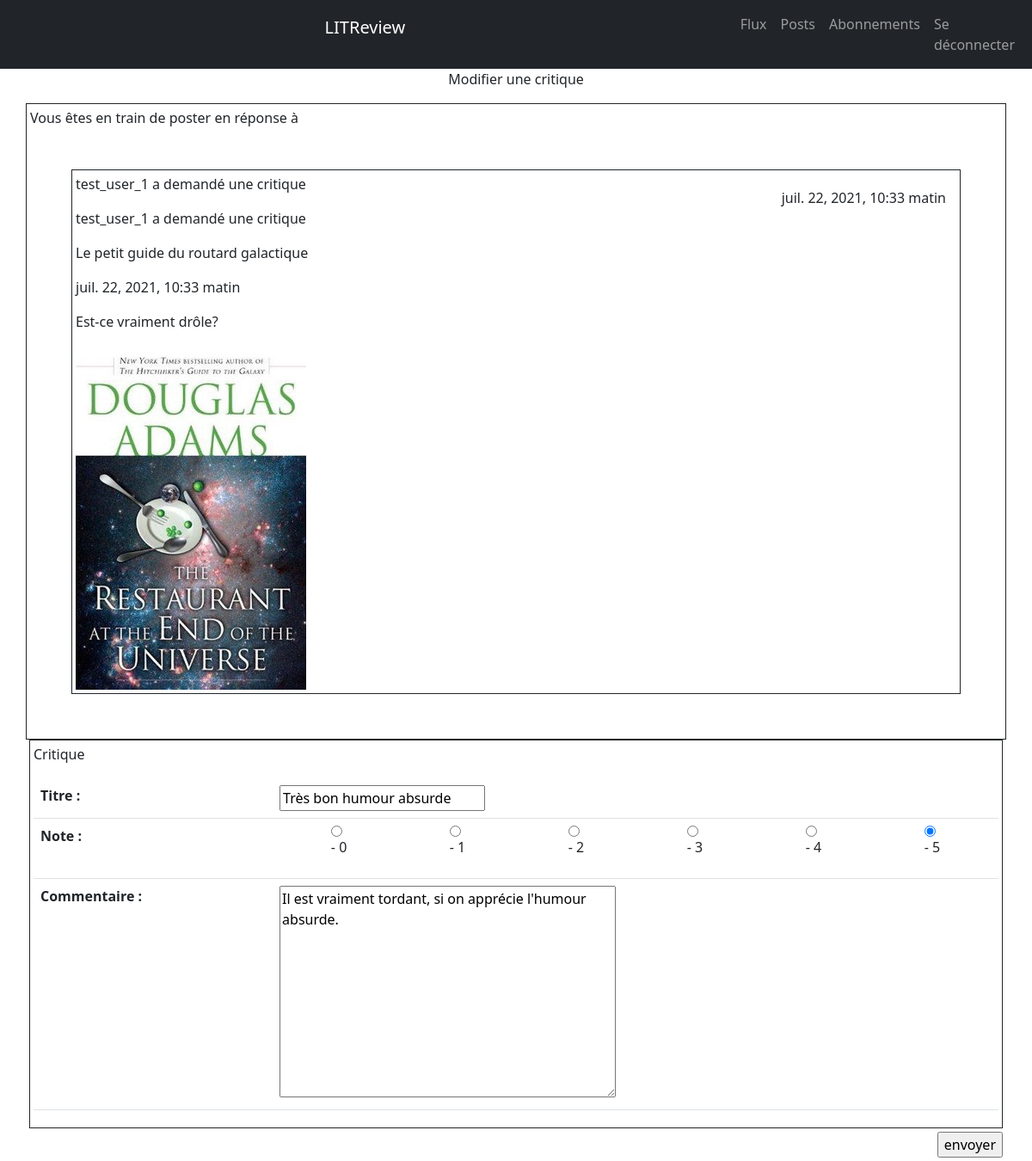
Page /review/review-edit/5 (signed in) on the committed database.
### Review/models.py (models this page shows)
class Ticket(models.Model):
    title = models.CharField(max_length=128)
    description = models.TextField(max_length=2048, blank=True)
    user = models.ForeignKey(to=settings.AUTH_USER_MODEL, on_delete=models.CASCADE)
    image = models.ImageField(null=True, blank=True)
    time_created = models.DateTimeField(auto_now_add=True)

class Review(models.Model):
    ticket = models.OneToOneField(to=Ticket, on_delete=models.CASCADE)
    rating = models.PositiveSmallIntegerField(
        validators=[MinValueValidator(0), MaxValueValidator(5)],)
    headline = models.CharField(max_length=128)
    body = models.TextField(max_length=8192, blank=True)
    user = models.ForeignKey(
        to=settings.AUTH_USER_MODEL, on_delete=models.CASCADE)
    time_created = models.DateTimeField(auto_now_add=True)

### Review/views.py (the view)
# urls.py: path('review-edit/<int:pk>', views.ReviewUpdate.as_view(), name='edit-review'),
class ReviewUpdate(LoginRequiredMixin, UpdateView):
    model = Review
    form_class = ReviewForm
    template_name = "Review/review_edit.html"
    success_url = reverse_lazy("feed")
    def get(self, request, *args, **kwargs):
        self.object = self.get_object()
        if self.object.user == request.user:
            return super().get(request, *args, **kwargs)
        else:
            return HttpResponse("Vous ne pouvez pas modifier une critique que vous n'avez pas créée.", status=401)
    def get_context_data(self, **kwargs):
        context = super().get_context_data(**kwargs)
        context["ticket"] = get_object_or_404(Ticket, pk=self.kwargs["pk"])
        return context

### Review/forms.py
class ReviewForm(forms.ModelForm):
    class Meta:
        model = Review
        fields = ["headline", "rating", "body"]
        labels = {"headline": "Titre",
                  "rating": "Note",
                  "body": "Commentaire"}
        widgets = {"rating": RadioSelect(choices=[(0, "- 0"),
                                                  (1, "- 1"),
                                                  (2, "- 2"),
                                                  (3, "- 3"),
                                                  (4, "- 4"),
                                                  (5, "- 5")],
                                         attrs={"class": "list-unstyled d-flex flex-row justify-content-around"})}

### Review/templates/Review/review_edit.html
{% extends 'base_generic.html' %}
{% block content %}
    <div class="container-fluid d-flex flex-column align-items-center">
        <p>Modifier une critique</p>
    {% include './review_form.html' with ticket=review.ticket %}
    </div>
{% endblock %}

### Review/templates/Review/review_form.html (shortened to what this page needs)
{% if ticket %}
    <div class="container border border-dark p-1 mx-3">
        <p>Vous êtes en train de poster en réponse à</p>
        <div class="border border-dark m-5 p-1">
                <div class="container">
                    <p class="mt-3 float-end">{{ ticket.time_created }}</p>
                </div>
                {% if user == ticket.user %}
                    <p>Vous avez demandé une critique</p>
                {% else %}
                    <p>{{ ticket.user }} a demandé une critique</p>
                {% endif %}
            {% include './ticket.html' with ticket=ticket %}
        </div>
    </div>
    <form class="container px-1" action="" method="post">
        <div class="border border-dark p-1">
            <p>Critique</p>
            <table class="table p-1">
                {{ form.as_table }}
            </table>
        </div>
        <input class="float-end my-1" type="submit" value="envoyer">
    </form>
{% endif %}

### Review/templates/Review/ticket.html
{% if user == ticket.user %}
    <p>Vous avez demandé une critique</p>
{% else %}
    <p>{{ ticket.user }} a demandé une critique</p>
{% endif %}
<p>{{ ticket.title }}</p>
<p>{{ ticket.time_created }}</p>
<p>{{ ticket.description }}</p>
{% if ticket.image %}
    {% load static %}
    <img src="{% static ticket.image.url %}" alt="{{ ticket.image.name }}">
{% endif %}

### rows in the picture
Ticket: time_created "juil. 22, 2021, 10:33 matin", user "test_user_1", title "Le petit guide du routard galactique", description "Est-ce vraiment drôle?", image (picture)
Review: headline "Très bon humour absurde", rating "☐ Note : ☐ - 1 ☐ - 2 ☐ - 3 ☐ - 4 ☑ - 5", body "Il est vraiment tordant, si on apprécie l'humour absurde."
